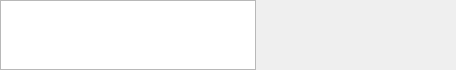
<?xml version="1.0" encoding="UTF-8"?>
<ui version="4.0">
 <class>BreadWidget</class>
 <widget class="QWidget" name="BreadWidget">
  <property name="geometry">
   <rect>
    <x>0</x>
    <y>0</y>
    <width>456</width>
    <height>20</height>
   </rect>
  </property>
  <property name="windowTitle">
   <string>Form</string>
  </property>
  <layout class="QHBoxLayout" name="horizontalLayout">
   <property name="leftMargin">
    <number>0</number>
   </property>
   <property name="topMargin">
    <number>0</number>
   </property>
   <property name="rightMargin">
    <number>0</number>
   </property>
   <property name="bottomMargin">
    <number>0</number>
   </property>
   <item>
    <widget class="QListView" name="listView"/>
   </item>
   <item>
    <spacer name="horizontalSpacer">
     <property name="orientation">
      <enum>Qt::Orientation::Horizontal</enum>
     </property>
     <property name="sizeHint" stdset="0">
      <size>
       <width>40</width>
       <height>20</height>
      </size>
     </property>
    </spacer>
   </item>
  </layout>
 </widget>
 <resources/>
 <connections/>
</ui>
